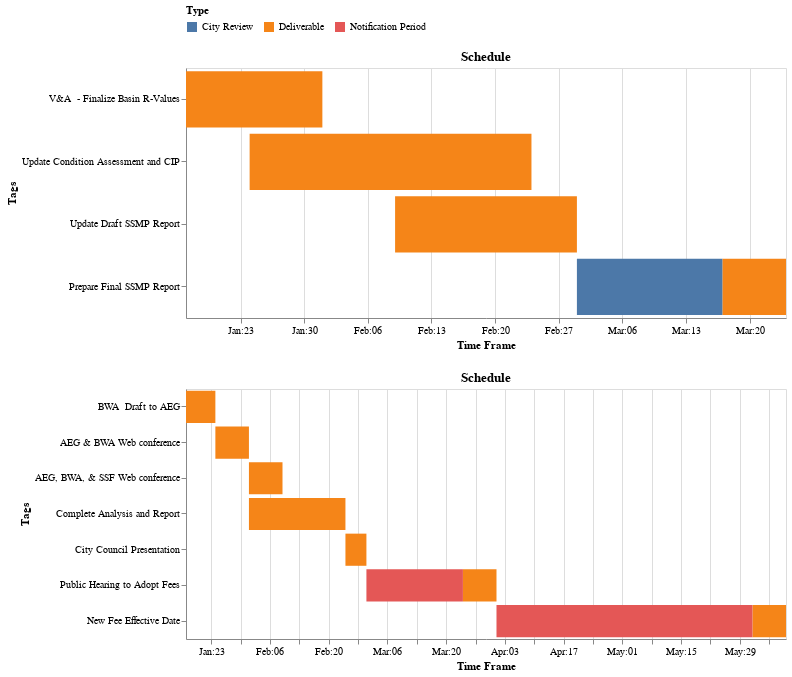

Notebook cell for this chart:
### Code cell
import altair as alt

def gantt_chart(df):
	chart = alt.Chart(df).mark_bar().encode(
		x = alt.X('start:T',title='Time Frame',axis=alt.Axis(format='%b:%d')),
		x2='end:T',
		# y=alt.Y('Title',sort='x',title='Tags'),
		color=alt.Color('Type',legend=alt.Legend(title='Type',orient='top')),
		text='Tags',
		tooltip=['start','end'],
		order='Number',
		# column='Month',

	).properties(
		title="Schedule",
		width=600,
		height=250,
	)
	return chart

# gantt_chart(df).facet(row='Tags')

g1 = gantt_chart(df.loc[df['Tags'] == 'Sewer System Master Plan'])
g2 = gantt_chart(df.loc[df['Tags'] == 'Capacity Fee Study (Bartle Wells)'])

alt.vconcat(g1,g2)

# text = chart.mark_text(
# 	align='left',
# 	baseline='middle',
# 	dx=70,

# ).encode(text='Name')
# chart + text


# groupby=["Tags"]

### Figure 1 — Vega-Lite specification as saved in the notebook (floating-point values rounded to 4 significant figures)
{"config": {"view": {"continuousWidth": 400, "continuousHeight": 300}}, "vconcat": [{"data": {"name": "data-9d9fa0408bd66620a0ef7adfe0f2632d"}, "mark": "bar", "encoding": {"color": {"type": "nominal", "field": "Type", "legend": {"orient": "top", "title": "Type"}}, "order": {"type": "quantitative", "field": "Number"}, "text": {"type": "nominal", "field": "Tags"}, "tooltip": [{"type": "nominal", "field": "start"}, {"type": "nominal", "field": "end"}], "x": {"type": "temporal", "axis": {"format": "%b:%d"}, "field": "start", "title": "Time Frame"}, "x2": {"field": "end"}, "y": {"type": "nominal", "field": "Title", "sort": "x", "title": "Tags"}}, "height": 250, "title": "Schedule", "width": 600}, {"data": {"name": "data-604dec07a287e1444f9ce54dae665bc3"}, "mark": "bar", "encoding": {"color": {"type": "nominal", "field": "Type", "legend": {"orient": "top", "title": "Type"}}, "order": {"type": "quantitative", "field": "Number"}, "text": {"type": "nominal", "field": "Tags"}, "tooltip": [{"type": "nominal", "field": "start"}, {"type": "nominal", "field": "end"}], "x": {"type": "temporal", "axis": {"format": "%b:%d"}, "field": "start", "title": "Time Frame"}, "x2": {"field": "end"}, "y": {"type": "nominal", "field": "Title", "sort": "x", "title": "Tags"}}, "height": 250, "title": "Schedule", "width": 600}], "$schema": "https://vega.github.io/schema/vega-lite/v4.8.1.json", "datasets": {"data-9d9fa0408bd66620a0ef7adfe0f2632d": [{"Name": "Task 1", "Number": 1, "Title": "V&A  - Finalize Basin R-Values", "Tags": "Sewer System Master Plan", "Type": "Deliverable", "S_M": 1, "S_Q": 3, "E_M": 1, "E_Q": 4, "start": "1/17/2022", "end": "2/1/2022", "Priority": 1, "Completion": 43, "Month": "Jan", "Unnamed: 14": null, "Unnamed: 15": null, "Quarter": 1.0, "Starts": 1.0, "Ends": 9.0}, {"Name": "Task 2", "Number": 2, "Title": "Update Condition Assessment and CIP", "Tags": "Sewer System Master Plan", "Type": "Deliverable", "S_M": 1, "S_Q": 4, "E_M": 2, "E_Q": 3, "start": "1/24/2022", "end": "2/24/2022", "Priority": 2, "Completion": 13, "Month": "Jan", "Unnamed: 14": null, "Unnamed: 15": null, "Quarter": 2.0, "Starts": 9.0, "Ends": 17.0}, {"Name": "Task 3", "Number": 3, "Title": "Update Draft SSMP Report", "Tags": "Sewer System Master Plan", "Type": "Deliverable", "S_M": 2, "S_Q": 2, "E_M": 2, "E_Q": 4, "start": "2/9/2022", "end": "3/1/2022", "Priority": 3, "Completion": 56, "Month": "Feb", "Unnamed: 14": null, "Unnamed: 15": null, "Quarter": 3.0, "Starts": 17.0, "Ends": 24.0}, {"Name": "Task 4", "Number": 4, "Title": "Prepare Final SSMP Report", "Tags": "Sewer System Master Plan", "Type": "Deliverable", "S_M": 3, "S_Q": 3, "E_M": 3, "E_Q": 3, "start": "3/17/2022", "end": "3/24/2022", "Priority": 2, "Completion": 90, "Month": "Mar", "Unnamed: 14": null, "Unnamed: 15": null, "Quarter": 4.0, "Starts": 24.0, "Ends": 1.0}, {"Name": "Task 4", "Number": 4, "Title": "Prepare Final SSMP Report", "Tags": "Sewer System Master Plan", "Type": "City Review", "S_M": 3, "S_Q": 1, "E_M": 3, "E_Q": 2, "start": "3/1/2022", "end": "3/17/2022", "Priority": 2, "Completion": 90, "Month": "Mar", "Unnamed: 14": null, "Unnamed: 15": null, "Quarter": null, "Starts": null, "Ends": null}], "data-604dec07a287e1444f9ce54dae665bc3": [{"Name": "Task BW1", "Number": 5, "Title": "BWA  Draft to AEG", "Tags": "Capacity Fee Study (Bartle Wells)", "Type": "Deliverable", "S_M": 1, "S_Q": 3, "E_M": 1, "E_Q": 3, "start": "1/17/2022", "end": "1/24/2022", "Priority": 4, "Completion": 100, "Month": "Jan", "Unnamed: 14": null, "Unnamed: 15": null, "Quarter": null, "Starts": null, "Ends": null}, {"Name": "Task BW2", "Number": 6, "Title": "AEG & BWA Web conference", "Tags": "Capacity Fee Study (Bartle Wells)", "Type": "Deliverable", "S_M": 1, "S_Q": 4, "E_M": 1, "E_Q": 4, "start": "1/24/2022", "end": "2/1/2022", "Priority": 5, "Completion": 23, "Month": "Jan", "Unnamed: 14": null, "Unnamed: 15": null, "Quarter": null, "Starts": null, "Ends": null}, {"Name": "Task BW3", "Number": 7, "Title": "AEG, BWA, & SSF Web conference", "Tags": "Capacity Fee Study (Bartle Wells)", "Type": "Deliverable", "S_M": 2, "S_Q": 1, "E_M": 2, "E_Q": 1, "start": "2/1/2022", "end": "2/9/2022", "Priority": 1, "Completion": 56, "Month": "Feb", "Unnamed: 14": null, "Unnamed: 15": null, "Quarter": null, "Starts": null, "Ends": null}, {"Name": "Task BW4", "Number": 8, "Title": "Complete Analysis and Report", "Tags": "Capacity Fee Study (Bartle Wells)", "Type": "Deliverable", "S_M": 2, "S_Q": 1, "E_M": 2, "E_Q": 3, "start": "2/1/2022", "end": "2/24/2022", "Priority": 1, "Completion": 88, "Month": "Feb", "Unnamed: 14": null, "Unnamed: 15": null, "Quarter": null, "Starts": null, "Ends": null}, {"Name": "Task BW5", "Number": 9, "Title": "City Council Presentation", "Tags": "Capacity Fee Study (Bartle Wells)", "Type": "Deliverable", "S_M": 2, "S_Q": 4, "E_M": 2, "E_Q": 4, "start": "2/24/2022", "end": "3/1/2022", "Priority": 2, "Completion": 33, "Month": "Feb", "Unnamed: 14": null, "Unnamed: 15": null, "Quarter": null, "Starts": null, "Ends": null}, {"Name": "Task BW6", "Number": 10, "Title": "Public Hearing to Adopt Fees", "Tags": "Capacity Fee Study (Bartle Wells)", "Type": "Deliverable", "S_M": 3, "S_Q": 4, "E_M": 3, "E_Q": 4, "start": "3/24/2022", "end": "4/1/2022", "Priority": 3, "Completion": 66, "Month": "Mar", "Unnamed: 14": null, "Unnamed: 15": null, "Quarter": null, "Starts": null, "Ends": null}, {"Name": "Task BW6", "Number": 10, "Title": "Public Hearing to Adopt Fees", "Tags": "Capacity Fee Study (Bartle Wells)", "Type": "Notification Period", "S_M": 3, "S_Q": 1, "E_M": 3, "E_Q": 3, "start": "3/1/2022", "end": "3/24/2022", "Priority": 3, "Completion": 66, "Month": "Mar", "Unnamed: 14": null, "Unnamed: 15": null, "Quarter": null, "Starts": null, "Ends": null}, {"Name": "Task BW7", "Number": 11, "Title": "New Fee Effective Date", "Tags": "Capacity Fee Study (Bartle Wells)", "Type": "Deliverable", "S_M": 6, "S_Q": 1, "E_M": 6, "E_Q": 1, "start": "6/1/2022", "end": "6/9/2022", "Priority": 2, "Completion": 22, "Month": "Jun", "Unnamed: 14": null, "Unnamed: 15": null, "Quarter": null, "Starts": null, "Ends": null}, {"Name": "Task BW7", "Number": 11, "Title": "New Fee Effective Date", "Tags": "Capacity Fee Study (Bartle Wells)", "Type": "Notification Period", "S_M": 4, "S_Q": 1, "E_M": 5, "E_Q": 4, "start": "4/1/2022", "end": "6/1/2022", "Priority": 2, "Completion": 22, "Month": "Apr", "Unnamed: 14": null, "Unnamed: 15": null, "Quarter": null, "Starts": null, "Ends": null}]}}
